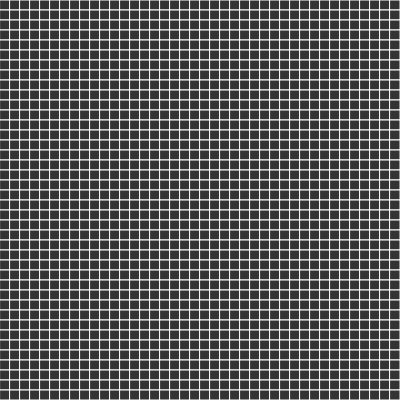
Frame 1 (no input)
Frame 60 (no input): identical to frame 1, image omitted
Frame 120 (the mouse pressed at the canvas centre since frame 60): identical to frame 1, image omitted

The p5.js sketch that drew this single still picture (run headless with seeded random() and noise() and a simulated clock; from frame 60 on, the mouse is pressed at the canvas centre):

// p5.js sketch
// ── sketch.js
var res = 10.0
var grid
var count = 0
var rows
var cols
var gridOn = true
var gridStart

function setup() {
    createCanvas(400, 400);
    rows = width / res
    cols = height / res
    grid = create2DArray()
    gridStart = create2DArray()
    var button = createButton('Next generation')
    button.position(410, 400)
    button.mousePressed(update)

    var reset = createButton('Reset')
    reset.position(410, 430)
    reset.mousePressed(resetGrid)

    var restart = createButton('Restart this colony')
    restart.position(530, 400)
    restart.mousePressed(startAgain)
    slider = createSlider(1, 10)
}

function resetGrid(){
    gridOn = true
    grid = create2DArray()
    frameRate(30)
}

function startAgain(){
    gridOn = true
    grid = gridStart
    frameRate(30)
}

function draw() {

    background(51)
    if(gridOn) stroke(255)
    else{
        noStroke()
        frameRate(slider.value())
        update()
    }
    draw2DArray()

}

function mouseClicked(){
    if (! gridOn)return
    indexX = round((mouseX / res)+ 0.5) - 1
    indexY = round((mouseY / res)+ 0.5) - 1
    if(mouseX > 9 && mouseX < width - 10 && mouseY > 9 && mouseY < height - 10){
        if(grid[indexX][indexY] == 0){
            grid[indexX][indexY] = 1
        }
        else{
            grid[indexX][indexY] = 0
        }
    }
}

function update(){
    if(gridOn){
        gridStart = grid
    }
    gridOn = false
    next = create2DArray()
    for(var i = 0; i < cols ; i++){
        for(var j = 0; j < rows ; j++){
            var state = grid[i][j]
            if(i == 0 || j == 0 || i == cols - 1 || j == rows - 1){
                next[i][j] = state
            }
            else{
                var sum = 0
                var neighbors = neighbours(grid, i, j)

                if(state == 0 && neighbors == 3){
                    next[i][j] = 1
                }
                else if(state == 1 && (neighbors < 2 || neighbors > 3)){
                    next[i][j] == 0
                }
                else{
                    next[i][j] = state
                }
            }

        }
    }
    grid = next
}

function draw2DArray(){
    for(var i = 0; i < rows; i++){
        for(var j = 0; j < cols; j++){
            if(grid[i][j] == 1){
                fill(255)
                rect(i * res, j * res, res, res)
            }
            else{
                fill(51)
                rect(i * res, j * res, res, res)

            }
        }
    }
}

function neighbours(tab, x, y){
    var countS = 0
    for(var i = -1; i < 2; i++){
        for(var j = -1; j < 2; j++){
            var col = (x + i + cols) % cols;
            var row = (y + j + rows) % rows;
            countS += grid[col][row];
        }
    }
    countS -= tab[x][y]
    return countS
}

function userCreate(){
    for(var i = 0; i < rows; i++){
        var temp = []
        for(var j = 0; j < cols; j++){
            temp[j] = 0
        }
        grid[i] = temp
    }
    return grid
}

function drawStart(){
    for(var i = 1; i < rows - 1; i++){
        for(var j = 1; j < cols - 1; j++){
            fill(51)
            stroke(255)
            rect(i * res, j * res, res, res)

        }
    }
}

function create2DArray(){
    var tab = []
    for(var i = 0; i < rows; i++){
        var temp = []
        for(var j = 0; j < cols; j++){
            temp[j] = 0
        }
        tab[i] = temp
    }
    return tab
}
